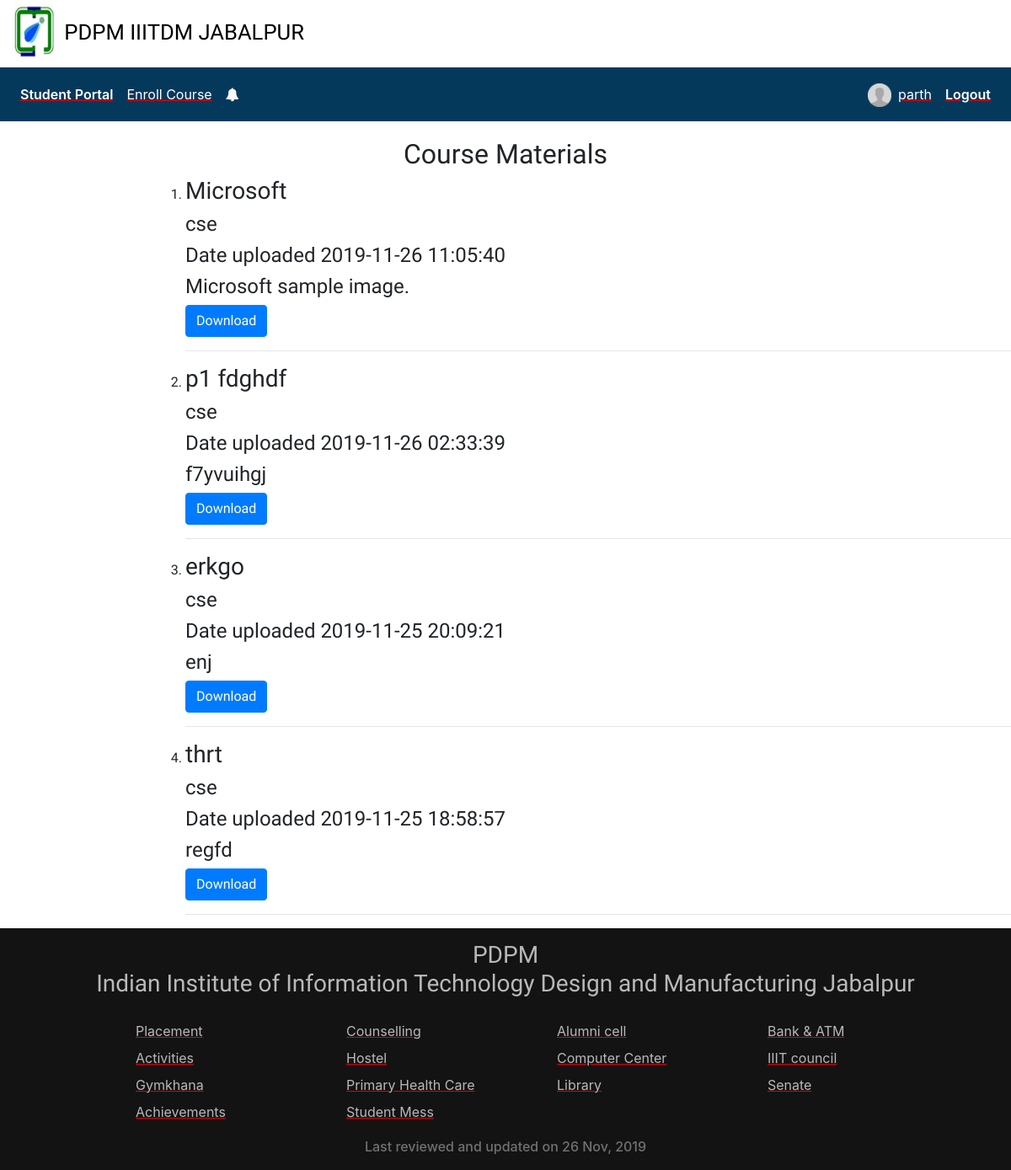
The page /user-verification/file.php (signed in) on the database its author committed.
### tables this page shows
CREATE TABLE IF NOT EXISTS `uploads` (
  `id` int(255) NOT NULL AUTO_INCREMENT,
  `title` varchar(50) DEFAULT NULL,
  `description` varchar(200) DEFAULT NULL,
  `date` datetime DEFAULT NULL,
  `file` varchar(100) DEFAULT NULL,
  `views` int(11) DEFAULT NULL,
  `type` varchar(20) DEFAULT NULL,
  `branch` varchar(30) DEFAULT NULL,
  `year` year(4) DEFAULT NULL,
  `faculty_email` varchar(30) DEFAULT NULL,
  `course_id` varchar(30) DEFAULT NULL,
  PRIMARY KEY (`id`),
  KEY `faculty_id` (`faculty_email`),
  KEY `course_id` (`course_id`)
);

### user-verification/file.php (the view, shortened to what this page needs)
<?php
require 'base.php' ;
$email = $_SESSION['email'];
?>
<div class="mater">
  <h2 class="headcourse">Course Materials</h2>
  <div class="materialss">
    <ol>
<?php
if($_SESSION['designation']=='faculty'){
    $sql = "SELECT * FROM uploads WHERE faculty_email='$email' ORDER BY date DESC" ;
$stmt=mysqli_query($conn,$sql) or die(mysqli_error($conn));
if(mysqli_num_rows($stmt)>0){
    while($row = mysqli_fetch_array($stmt)){
        echo "<li>
        <div class='mat'>
          <h3>".$row['title']."</h3>
          <h4>".$row['branch']."</h4>
          <h4>Date uploaded ".$row['date']."</h4>
          <h4>".$row['description']."</h4>
          <button type='button' class='btn btn-primary' name='button'><a href='".$row['file']."' download='True'>Download</a></button>
        </div>
      <hr>
      </li>";
    }
}else{
    echo "<script>alert('nothing is here,try to upload') </script>";
}
}else{
    $branch=$_SESSION['branch'];
    $batch=$_SESSION['batch'];
    $sql = "SELECT * FROM uploads WHERE branch='$branch' AND year='$batch' ORDER BY date DESC" ;
    $stmt=mysqli_query($conn,$sql) or die(mysqli_error($conn));
    if(mysqli_num_rows($stmt)>0){
        while($row = mysqli_fetch_array($stmt)){
            echo "<li>
        <div class='mat'>
          <h3>".$row['title']."</h3>
          <h4>".$row['branch']."</h4>
          <h4>Date uploaded ".$row['date']."</h4>
          <h4>".$row['description']."</h4>
          <button type='button' class='btn btn-primary' name='button'><a href='".$row['file']."' download='True'>Download</a></button>
        </div>
          <hr>
      </li>";
        }
    }else{
        echo "<h2>nothing is here,No new notification</h2>";
    }
}
?>
</ol>
</div>
</div>
<?php
require 'footer.php';
?>

### user-verification/master.css (style rules this page uses)
html { overflow: hidden; height: 100%; }
body { font-family: "Avenir Next", "Helvetica Neue", -apple-system, Helvetica, sans-serif; padding: 0; margin: 0; min-height: 100%; position: relative; font-size: 14px; }

### user-verification/style.css (style rules this page uses)
html { height: 100%; }
body { font-family: "Avenir Next", "Helvetica Neue", -apple-system, Helvetica, sans-serif; padding: 0; margin: 0; min-height: 100%; position: relative; font-size: 14px; }
a, a:active, a:visited, a:link, a:hover { color: inherit; text-decoration: inherit; }

### user-verification/base.php (style rules this page uses)
html { overflow-y:scroll; overflow-x:hidden; }

### user-verification/file.php (style rules this page uses)
.mat a { text-decoration: none; }
.mater { height:auto; }
.materialss { height:auto; margin-left:15vw; font-family: 'Sanchez', serif; }
.materialss a { color:white; text-decoration:none; }
.headcourse { font-family: 'Rajdhani', serif !important ; text-align:center; }

### rows shown on the page
uploads: title "Microsoft", branch "cse", date "2019-11-26 11:05:40", description "Microsoft sample image."
uploads: title "p1 fdghdf", branch "cse", date "2019-11-26 02:33:39", description "f7yvuihgj"
uploads: title "erkgo", branch "cse", date "2019-11-25 20:09:21", description "enj"
uploads: title "thrt", branch "cse", date "2019-11-25 18:58:57", description "regfd"

### other values the page prints
$_SESSION['username'] "parth"
